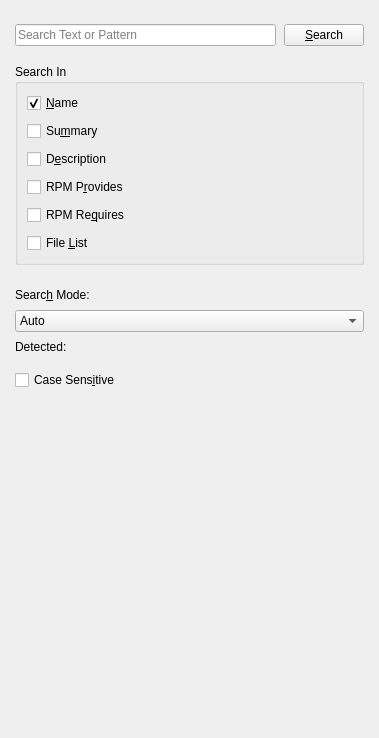
<?xml version="1.0" encoding="UTF-8"?>
<ui version="4.0">
 <class>SearchFilterView</class>
 <widget class="QWidget" name="SearchFilterView">
  <property name="geometry">
   <rect>
    <x>0</x>
    <y>0</y>
    <width>379</width>
    <height>738</height>
   </rect>
  </property>
  <property name="windowTitle">
   <string>Form</string>
  </property>
  <layout class="QVBoxLayout" name="verticalLayout_2">
   <property name="spacing">
    <number>8</number>
   </property>
   <property name="leftMargin">
    <number>15</number>
   </property>
   <property name="topMargin">
    <number>24</number>
   </property>
   <property name="rightMargin">
    <number>15</number>
   </property>
   <property name="bottomMargin">
    <number>8</number>
   </property>
   <item>
    <layout class="QHBoxLayout" name="searchTextHBox">
     <item>
      <widget class="QLineEdit" name="searchText">
       <property name="minimumSize">
        <size>
         <width>200</width>
         <height>0</height>
        </size>
       </property>
       <property name="placeholderText">
        <string>Search Text or Pattern</string>
       </property>
       <property name="clearButtonEnabled">
        <bool>true</bool>
       </property>
      </widget>
     </item>
     <item>
      <widget class="QPushButton" name="searchButton">
       <property name="text">
        <string>&amp;Search</string>
       </property>
      </widget>
     </item>
    </layout>
   </item>
   <item>
    <spacer name="vSpacer1">
     <property name="orientation">
      <enum>Qt::Vertical</enum>
     </property>
     <property name="sizeType">
      <enum>QSizePolicy::Fixed</enum>
     </property>
     <property name="sizeHint" stdset="0">
      <size>
       <width>298</width>
       <height>10</height>
      </size>
     </property>
    </spacer>
   </item>
   <item>
    <widget class="QGroupBox" name="searchInGroupBox">
     <property name="title">
      <string>Search In</string>
     </property>
     <layout class="QVBoxLayout" name="verticalLayout">
      <property name="spacing">
       <number>8</number>
      </property>
      <item>
       <widget class="QCheckBox" name="searchInName">
        <property name="text">
         <string>&amp;Name</string>
        </property>
        <property name="checked">
         <bool>true</bool>
        </property>
       </widget>
      </item>
      <item>
       <widget class="QCheckBox" name="searchInSummary">
        <property name="text">
         <string>Su&amp;mmary</string>
        </property>
       </widget>
      </item>
      <item>
       <widget class="QCheckBox" name="searchInDescription">
        <property name="text">
         <string>D&amp;escription</string>
        </property>
       </widget>
      </item>
      <item>
       <widget class="QCheckBox" name="searchInProvides">
        <property name="text">
         <string>RPM P&amp;rovides</string>
        </property>
       </widget>
      </item>
      <item>
       <widget class="QCheckBox" name="searchInRequires">
        <property name="text">
         <string>RPM Re&amp;quires</string>
        </property>
       </widget>
      </item>
      <item>
       <widget class="QCheckBox" name="searchInFileList">
        <property name="text">
         <string>File &amp;List</string>
        </property>
       </widget>
      </item>
     </layout>
    </widget>
   </item>
   <item>
    <spacer name="vSpacer2">
     <property name="orientation">
      <enum>Qt::Vertical</enum>
     </property>
     <property name="sizeType">
      <enum>QSizePolicy::Fixed</enum>
     </property>
     <property name="sizeHint" stdset="0">
      <size>
       <width>298</width>
       <height>10</height>
      </size>
     </property>
    </spacer>
   </item>
   <item>
    <layout class="QVBoxLayout" name="searchModeVBox">
     <property name="topMargin">
      <number>5</number>
     </property>
     <property name="bottomMargin">
      <number>8</number>
     </property>
     <item>
      <widget class="QLabel" name="searchModeCaption">
       <property name="text">
        <string>Searc&amp;h Mode:</string>
       </property>
       <property name="buddy">
        <cstring>searchMode</cstring>
       </property>
      </widget>
     </item>
     <item>
      <widget class="QComboBox" name="searchMode">
       <item>
        <property name="text">
         <string>Auto</string>
        </property>
       </item>
       <item>
        <property name="text">
         <string>Contains</string>
        </property>
       </item>
       <item>
        <property name="text">
         <string>Starts With</string>
        </property>
       </item>
       <item>
        <property name="text">
         <string>Exact Match</string>
        </property>
       </item>
       <item>
        <property name="text">
         <string>Wildcards</string>
        </property>
       </item>
       <item>
        <property name="text">
         <string>Regular Expression</string>
        </property>
       </item>
      </widget>
     </item>
     <item>
      <widget class="QLabel" name="detectedAutoMode">
       <property name="text">
        <string>Detected:</string>
       </property>
      </widget>
     </item>
    </layout>
   </item>
   <item>
    <widget class="QCheckBox" name="caseSensitive">
     <property name="text">
      <string>Case Sens&amp;itive</string>
     </property>
    </widget>
   </item>
   <item>
    <spacer name="vSpacerBottom">
     <property name="orientation">
      <enum>Qt::Vertical</enum>
     </property>
     <property name="sizeHint" stdset="0">
      <size>
       <width>298</width>
       <height>310</height>
      </size>
     </property>
    </spacer>
   </item>
  </layout>
 </widget>
 <resources/>
 <connections/>
</ui>
